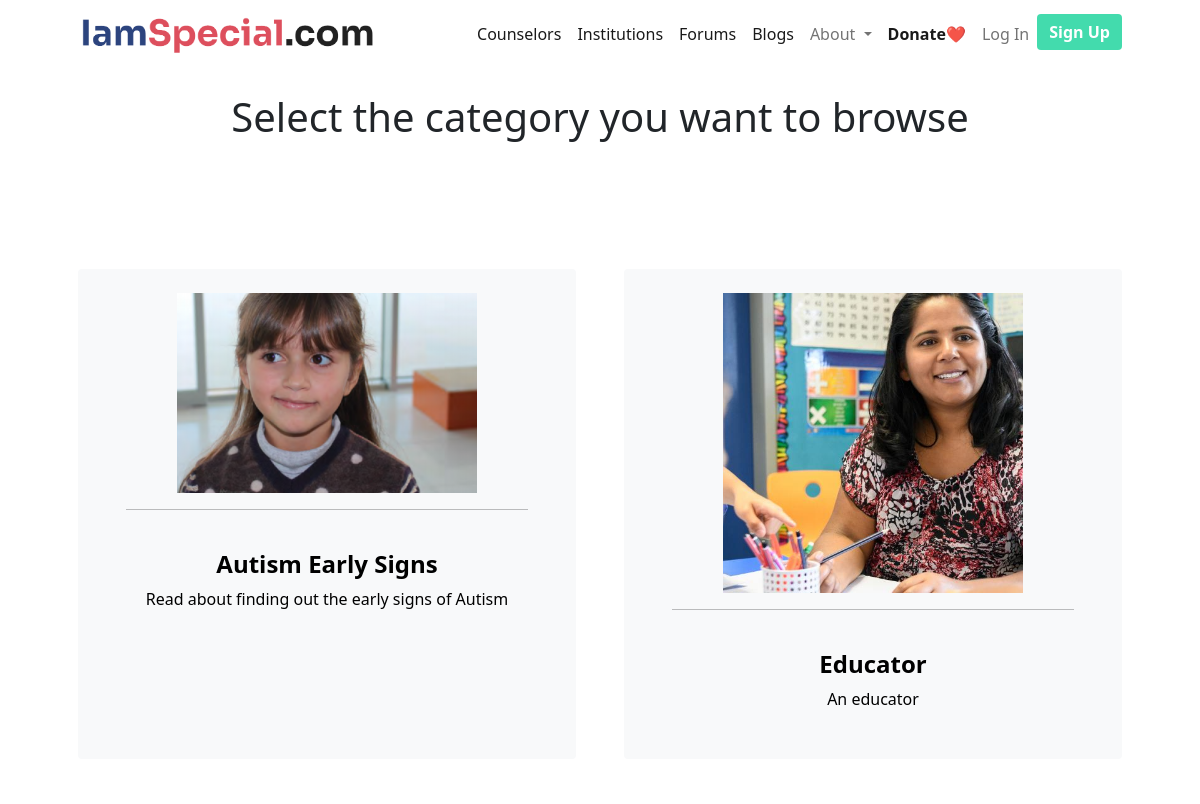
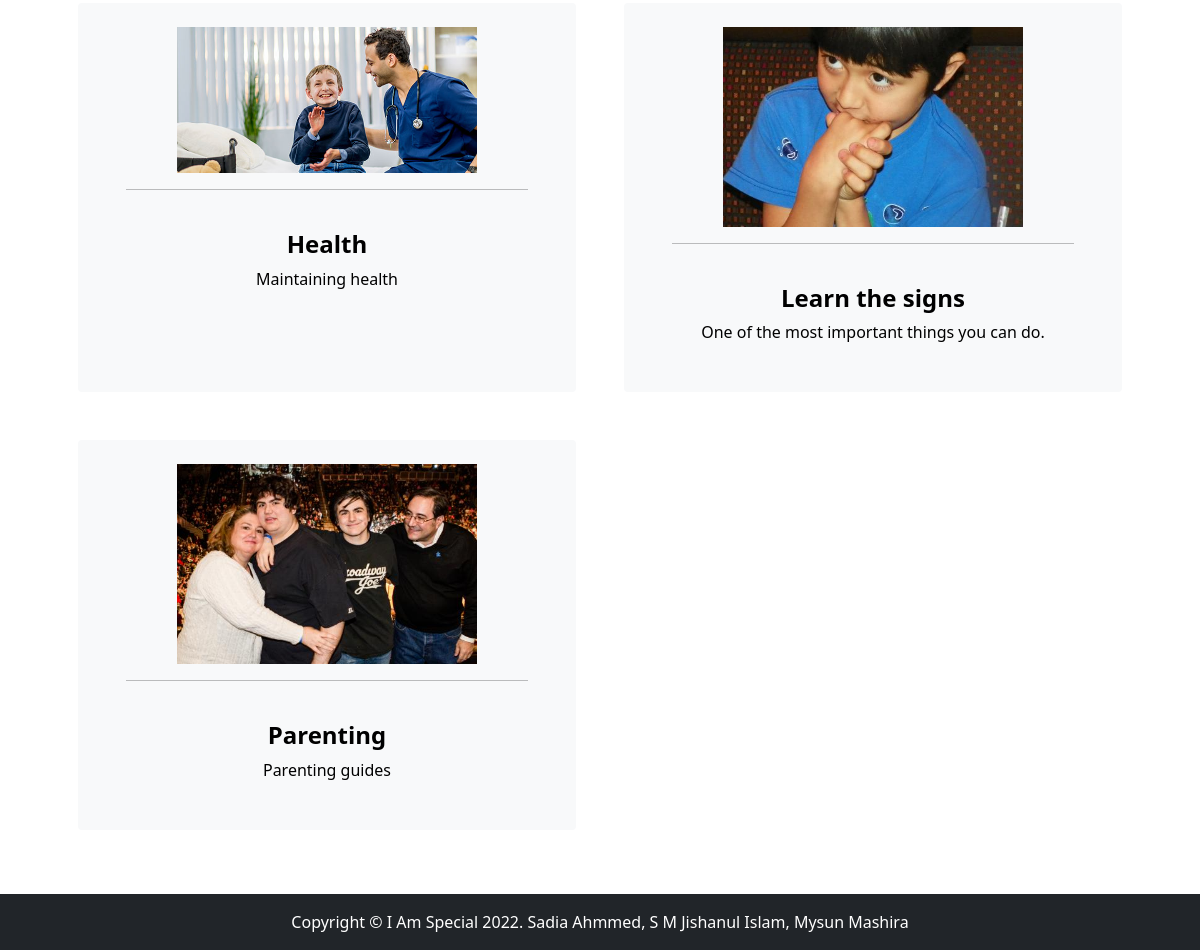
Page /blog-lists.php on the committed database (2 pictures, top to bottom).
### tables this page shows
CREATE TABLE `blog_categories` (
  `cat_id` int(11) NOT NULL,
  `name` varchar(255) NOT NULL,
  `description` varchar(255) NOT NULL,
  `thumbnail` text NOT NULL
);

### includes/functions.php (the view, shortened to what this page needs)
<?php
include_once "db.php";
function getCardsVersion($res)
{
    while ($row = mysqli_fetch_assoc($res)) {
        echo "
        <div class='col-lg-6 col-xxl-4 mb-5'>
            <div class='card bg-light border-0 h-100'>
                <a style='text-decoration: none;color: black;' href='blogs.php?category={$row['cat_id']}'>
                    <div class='card-body text-center p-4 p-lg-5 pt-0 pt-lg-0'>
                        <br>
                        <img width='300px' src='./images/blog-categories/{$row['thumbnail']}' />
                        <br>
                        <hr>
                        <br>
                        <h2 class='fs-4 fw-bold'>{$row['name']}</h2>
                        <p class='mb-0'>{$row['description']}</p>
                    </div>
                </a>
            </div>
        </div>
        ";
    }
}
function getAllCategoriesAsList()
{
    global $connection;
    $query = "SELECT * FROM blog_categories ORDER BY name";
    $res = mysqli_query($connection, $query) or die("Failed" . mysqli_error($connection));
    if ($res) {
        getCardsVersion($res);
    }
}

### rows in the picture
blog_categories: shows a picture, name "Autism Early Signs", description "Read about finding out the early signs of Autism"
blog_categories: thumbnail (picture), name "Educator", description "An educator"
blog_categories: thumbnail (picture), name "Health", description "Maintaining health"
blog_categories: thumbnail (picture), name "Learn the signs", description "One of the most important things you can do."
blog_categories: shows a picture, name "Parenting", description "Parenting guides"
